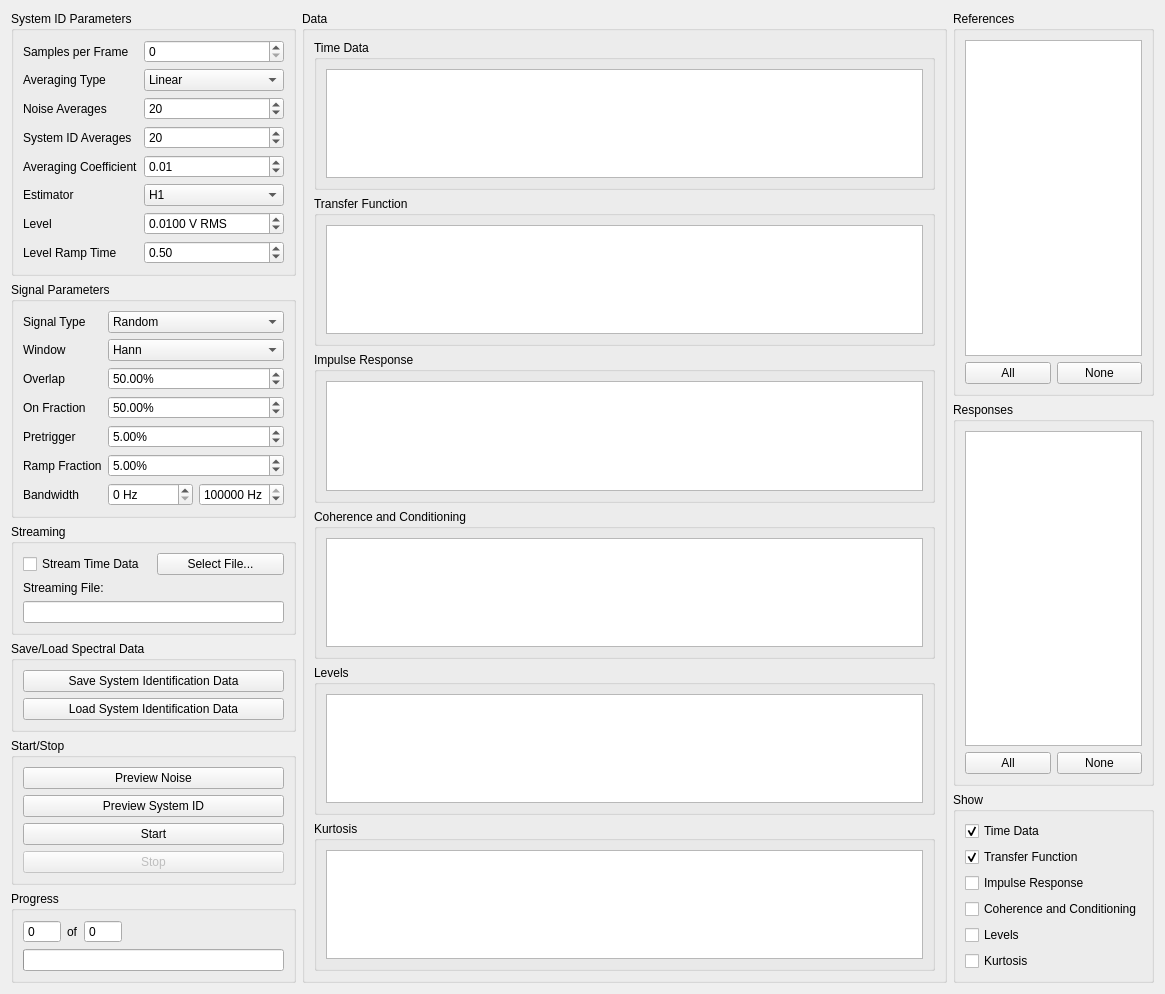
<?xml version="1.0" encoding="UTF-8"?>
<ui version="4.0">
 <class>system_identification</class>
 <widget class="QWidget" name="system_identification">
  <property name="geometry">
   <rect>
    <x>0</x>
    <y>0</y>
    <width>1165</width>
    <height>914</height>
   </rect>
  </property>
  <property name="windowTitle">
   <string>Form</string>
  </property>
  <layout class="QHBoxLayout" name="horizontalLayout_4" stretch="0,1,0">
   <item>
    <layout class="QVBoxLayout" name="parameters_and_control_layout">
     <item>
      <widget class="QGroupBox" name="parameters_groupbox">
       <property name="sizePolicy">
        <sizepolicy hsizetype="Minimum" vsizetype="Preferred">
         <horstretch>0</horstretch>
         <verstretch>0</verstretch>
        </sizepolicy>
       </property>
       <property name="title">
        <string>System ID Parameters</string>
       </property>
       <layout class="QFormLayout" name="formLayout">
        <item row="0" column="0">
         <widget class="QLabel" name="samplesPerFrameLabel">
          <property name="text">
           <string>Samples per Frame</string>
          </property>
         </widget>
        </item>
        <item row="0" column="1">
         <widget class="QSpinBox" name="samplesPerFrameSpinBox">
          <property name="toolTip">
           <string>Samples per measurement frame used in the system identification</string>
          </property>
          <property name="maximum">
           <number>999999999</number>
          </property>
         </widget>
        </item>
        <item row="1" column="0">
         <widget class="QLabel" name="averagingTypeLabel">
          <property name="text">
           <string>Averaging Type</string>
          </property>
         </widget>
        </item>
        <item row="1" column="1">
         <widget class="QComboBox" name="averagingTypeComboBox">
          <property name="sizePolicy">
           <sizepolicy hsizetype="Minimum" vsizetype="Fixed">
            <horstretch>0</horstretch>
            <verstretch>0</verstretch>
           </sizepolicy>
          </property>
          <property name="toolTip">
           <string>Type of averaging used in the system identification.  Linear averaging weights each measurement frame equally.  Exponential averaging treats more recent averages with a higher weight.</string>
          </property>
          <item>
           <property name="text">
            <string>Linear</string>
           </property>
          </item>
          <item>
           <property name="text">
            <string>Exponential</string>
           </property>
          </item>
         </widget>
        </item>
        <item row="2" column="0">
         <widget class="QLabel" name="noiseAveragesLabel">
          <property name="text">
           <string>Noise Averages</string>
          </property>
         </widget>
        </item>
        <item row="2" column="1">
         <widget class="QSpinBox" name="noiseAveragesSpinBox">
          <property name="toolTip">
           <string>Number of measurement frames to acquire to analyze the noise level of the test.</string>
          </property>
          <property name="minimum">
           <number>1</number>
          </property>
          <property name="maximum">
           <number>999</number>
          </property>
          <property name="value">
           <number>20</number>
          </property>
         </widget>
        </item>
        <item row="3" column="0">
         <widget class="QLabel" name="systemIDAveragesLabel">
          <property name="text">
           <string>System ID Averages</string>
          </property>
         </widget>
        </item>
        <item row="3" column="1">
         <widget class="QSpinBox" name="systemIDAveragesSpinBox">
          <property name="toolTip">
           <string>Number of measurement frames to acquire to identify the system and compute transfer functions.</string>
          </property>
          <property name="minimum">
           <number>1</number>
          </property>
          <property name="maximum">
           <number>999</number>
          </property>
          <property name="value">
           <number>20</number>
          </property>
         </widget>
        </item>
        <item row="4" column="0">
         <widget class="QLabel" name="averagingCoefficientLabel">
          <property name="text">
           <string>Averaging Coefficient</string>
          </property>
         </widget>
        </item>
        <item row="4" column="1">
         <widget class="QDoubleSpinBox" name="averagingCoefficientDoubleSpinBox">
          <property name="toolTip">
           <string>Averaging coefficient used to weight the most recent measurement frame if exponential averaging is used.</string>
          </property>
          <property name="maximum">
           <double>1.000000000000000</double>
          </property>
          <property name="singleStep">
           <double>0.010000000000000</double>
          </property>
          <property name="value">
           <double>0.010000000000000</double>
          </property>
         </widget>
        </item>
        <item row="5" column="0">
         <widget class="QLabel" name="estimatorLabel">
          <property name="text">
           <string>Estimator</string>
          </property>
         </widget>
        </item>
        <item row="5" column="1">
         <widget class="QComboBox" name="estimatorComboBox">
          <property name="sizePolicy">
           <sizepolicy hsizetype="Minimum" vsizetype="Fixed">
            <horstretch>0</horstretch>
            <verstretch>0</verstretch>
           </sizepolicy>
          </property>
          <property name="toolTip">
           <string>Estimator to use to compute the system identification.</string>
          </property>
          <item>
           <property name="text">
            <string>H1</string>
           </property>
          </item>
          <item>
           <property name="text">
            <string>H2</string>
           </property>
          </item>
          <item>
           <property name="text">
            <string>H3</string>
           </property>
          </item>
          <item>
           <property name="text">
            <string>Hv</string>
           </property>
          </item>
         </widget>
        </item>
        <item row="6" column="0">
         <widget class="QLabel" name="levelLabel">
          <property name="text">
           <string>Level</string>
          </property>
         </widget>
        </item>
        <item row="6" column="1">
         <widget class="QDoubleSpinBox" name="levelDoubleSpinBox">
          <property name="toolTip">
           <string>RMS voltage level to play to the shakers when computing system identification</string>
          </property>
          <property name="keyboardTracking">
           <bool>false</bool>
          </property>
          <property name="suffix">
           <string> V RMS</string>
          </property>
          <property name="decimals">
           <number>4</number>
          </property>
          <property name="minimum">
           <double>0.000100000000000</double>
          </property>
          <property name="maximum">
           <double>10.000000000000000</double>
          </property>
          <property name="singleStep">
           <double>0.010000000000000</double>
          </property>
          <property name="value">
           <double>0.010000000000000</double>
          </property>
         </widget>
        </item>
        <item row="7" column="1">
         <widget class="QDoubleSpinBox" name="levelRampTimeDoubleSpinBox">
          <property name="toolTip">
           <string>Time to ramp the system identification voltage to the test level.</string>
          </property>
          <property name="minimum">
           <double>0.250000000000000</double>
          </property>
          <property name="value">
           <double>0.500000000000000</double>
          </property>
         </widget>
        </item>
        <item row="7" column="0">
         <widget class="QLabel" name="levelRampTimeLabel">
          <property name="text">
           <string>Level Ramp Time</string>
          </property>
         </widget>
        </item>
       </layout>
      </widget>
     </item>
     <item>
      <widget class="QGroupBox" name="groupBox">
       <property name="sizePolicy">
        <sizepolicy hsizetype="Minimum" vsizetype="Preferred">
         <horstretch>0</horstretch>
         <verstretch>0</verstretch>
        </sizepolicy>
       </property>
       <property name="title">
        <string>Signal Parameters</string>
       </property>
       <layout class="QFormLayout" name="formLayout_2">
        <item row="0" column="0">
         <widget class="QLabel" name="signalTypeLabel">
          <property name="sizePolicy">
           <sizepolicy hsizetype="Minimum" vsizetype="Preferred">
            <horstretch>0</horstretch>
            <verstretch>0</verstretch>
           </sizepolicy>
          </property>
          <property name="text">
           <string>Signal Type</string>
          </property>
         </widget>
        </item>
        <item row="0" column="1">
         <widget class="QComboBox" name="signalTypeComboBox">
          <property name="sizePolicy">
           <sizepolicy hsizetype="Minimum" vsizetype="Fixed">
            <horstretch>0</horstretch>
            <verstretch>0</verstretch>
           </sizepolicy>
          </property>
          <property name="toolTip">
           <string>Excitation used for system identification.  Random and Burst random excitation are suitable for MIMO control problems.  Chrip and Pseudorandom should only be used for single-shaker excitation.</string>
          </property>
          <item>
           <property name="text">
            <string>Random</string>
           </property>
          </item>
          <item>
           <property name="text">
            <string>Pseudorandom</string>
           </property>
          </item>
          <item>
           <property name="text">
            <string>Burst Random</string>
           </property>
          </item>
          <item>
           <property name="text">
            <string>Chirp</string>
           </property>
          </item>
         </widget>
        </item>
        <item row="1" column="0">
         <widget class="QLabel" name="windowLabel">
          <property name="sizePolicy">
           <sizepolicy hsizetype="Minimum" vsizetype="Preferred">
            <horstretch>0</horstretch>
            <verstretch>0</verstretch>
           </sizepolicy>
          </property>
          <property name="text">
           <string>Window</string>
          </property>
         </widget>
        </item>
        <item row="1" column="1">
         <widget class="QComboBox" name="windowComboBox">
          <property name="sizePolicy">
           <sizepolicy hsizetype="Minimum" vsizetype="Fixed">
            <horstretch>0</horstretch>
            <verstretch>0</verstretch>
           </sizepolicy>
          </property>
          <property name="toolTip">
           <string>Window to apply to the data when computing transfer functions</string>
          </property>
          <item>
           <property name="text">
            <string>Hann</string>
           </property>
          </item>
          <item>
           <property name="text">
            <string>Rectangle</string>
           </property>
          </item>
         </widget>
        </item>
        <item row="2" column="0">
         <widget class="QLabel" name="overlapLabel">
          <property name="sizePolicy">
           <sizepolicy hsizetype="Minimum" vsizetype="Preferred">
            <horstretch>0</horstretch>
            <verstretch>0</verstretch>
           </sizepolicy>
          </property>
          <property name="text">
           <string>Overlap</string>
          </property>
         </widget>
        </item>
        <item row="2" column="1">
         <widget class="QDoubleSpinBox" name="overlapDoubleSpinBox">
          <property name="toolTip">
           <string>Overlap to use between measurement frames when computing transfer functions.</string>
          </property>
          <property name="suffix">
           <string>%</string>
          </property>
          <property name="value">
           <double>50.000000000000000</double>
          </property>
         </widget>
        </item>
        <item row="3" column="0">
         <widget class="QLabel" name="onFractionLabel">
          <property name="text">
           <string>On Fraction</string>
          </property>
         </widget>
        </item>
        <item row="3" column="1">
         <widget class="QDoubleSpinBox" name="onFractionDoubleSpinBox">
          <property name="toolTip">
           <string>Fraction of the measurement frame that the burst random excitation is active for.</string>
          </property>
          <property name="suffix">
           <string>%</string>
          </property>
          <property name="value">
           <double>50.000000000000000</double>
          </property>
         </widget>
        </item>
        <item row="4" column="0">
         <widget class="QLabel" name="pretriggerLabel">
          <property name="text">
           <string>Pretrigger</string>
          </property>
         </widget>
        </item>
        <item row="4" column="1">
         <widget class="QDoubleSpinBox" name="pretriggerDoubleSpinBox">
          <property name="toolTip">
           <string>Percentage of the measurement frame that is before the burst random excitation.</string>
          </property>
          <property name="suffix">
           <string>%</string>
          </property>
          <property name="value">
           <double>5.000000000000000</double>
          </property>
         </widget>
        </item>
        <item row="5" column="0">
         <widget class="QLabel" name="rampFractionLabel">
          <property name="text">
           <string>Ramp Fraction</string>
          </property>
         </widget>
        </item>
        <item row="5" column="1">
         <widget class="QDoubleSpinBox" name="rampFractionDoubleSpinBox">
          <property name="toolTip">
           <string>Percentage of the burst that is used to ramp from zero to the test level.</string>
          </property>
          <property name="suffix">
           <string>%</string>
          </property>
          <property name="maximum">
           <double>50.000000000000000</double>
          </property>
          <property name="value">
           <double>5.000000000000000</double>
          </property>
         </widget>
        </item>
        <item row="6" column="0">
         <widget class="QLabel" name="bandwidthLabel">
          <property name="text">
           <string>Bandwidth</string>
          </property>
         </widget>
        </item>
        <item row="6" column="1">
         <layout class="QHBoxLayout" name="horizontalLayout">
          <item>
           <widget class="QSpinBox" name="lowFreqCutoffSpinBox">
            <property name="suffix">
             <string> Hz</string>
            </property>
            <property name="maximum">
             <number>100000</number>
            </property>
           </widget>
          </item>
          <item>
           <widget class="QSpinBox" name="highFreqCutoffSpinBox">
            <property name="suffix">
             <string> Hz</string>
            </property>
            <property name="maximum">
             <number>100000</number>
            </property>
            <property name="value">
             <number>100000</number>
            </property>
           </widget>
          </item>
         </layout>
        </item>
       </layout>
      </widget>
     </item>
     <item>
      <widget class="QGroupBox" name="streaming_groupbox">
       <property name="sizePolicy">
        <sizepolicy hsizetype="Minimum" vsizetype="Preferred">
         <horstretch>0</horstretch>
         <verstretch>0</verstretch>
        </sizepolicy>
       </property>
       <property name="title">
        <string>Streaming</string>
       </property>
       <layout class="QVBoxLayout" name="verticalLayout_5">
        <item>
         <layout class="QHBoxLayout" name="streaming_layout">
          <item>
           <widget class="QCheckBox" name="stream_transfer_function_data_checkbox">
            <property name="toolTip">
             <string>If checked, time data from system identification will be streamed to disk.</string>
            </property>
            <property name="text">
             <string>Stream Time Data</string>
            </property>
           </widget>
          </item>
          <item>
           <widget class="QPushButton" name="select_transfer_function_stream_file_button">
            <property name="toolTip">
             <string>Selects the file to which time data will be streamed.</string>
            </property>
            <property name="text">
             <string>Select File...</string>
            </property>
           </widget>
          </item>
         </layout>
        </item>
        <item>
         <widget class="QLabel" name="transfer_function_stream_file_label">
          <property name="text">
           <string>Streaming File:</string>
          </property>
         </widget>
        </item>
        <item>
         <widget class="QLineEdit" name="transfer_function_stream_file_display">
          <property name="sizePolicy">
           <sizepolicy hsizetype="Minimum" vsizetype="Fixed">
            <horstretch>0</horstretch>
            <verstretch>0</verstretch>
           </sizepolicy>
          </property>
          <property name="toolTip">
           <string>File to which system identification data will be streamed.</string>
          </property>
          <property name="readOnly">
           <bool>true</bool>
          </property>
         </widget>
        </item>
       </layout>
      </widget>
     </item>
     <item>
      <widget class="QGroupBox" name="save_load_spectral_data_groupbox">
       <property name="title">
        <string>Save/Load Spectral Data</string>
       </property>
       <layout class="QVBoxLayout" name="verticalLayout_4">
        <item>
         <widget class="QPushButton" name="save_system_id_matrices_button">
          <property name="toolTip">
           <string>Save system identification spectral data to a file on the disk.</string>
          </property>
          <property name="text">
           <string>Save System Identification Data</string>
          </property>
         </widget>
        </item>
        <item>
         <widget class="QPushButton" name="load_system_id_matrices_button">
          <property name="text">
           <string>Load System Identification Data</string>
          </property>
         </widget>
        </item>
       </layout>
      </widget>
     </item>
     <item>
      <widget class="QGroupBox" name="start_stop_groupbox">
       <property name="sizePolicy">
        <sizepolicy hsizetype="Minimum" vsizetype="Preferred">
         <horstretch>0</horstretch>
         <verstretch>0</verstretch>
        </sizepolicy>
       </property>
       <property name="title">
        <string>Start/Stop</string>
       </property>
       <layout class="QGridLayout" name="gridLayout">
        <item row="0" column="0">
         <widget class="QPushButton" name="preview_noise_button">
          <property name="toolTip">
           <string>Starts the noise identification of the system identification process.  No excitation will be applied to the shakers.</string>
          </property>
          <property name="text">
           <string>Preview Noise</string>
          </property>
         </widget>
        </item>
        <item row="1" column="0">
         <widget class="QPushButton" name="preview_system_id_button">
          <property name="toolTip">
           <string>Previews system identification, where excitation is played to the shakers.</string>
          </property>
          <property name="text">
           <string>Preview System ID</string>
          </property>
         </widget>
        </item>
        <item row="3" column="0">
         <widget class="QPushButton" name="stop_button">
          <property name="enabled">
           <bool>false</bool>
          </property>
          <property name="toolTip">
           <string>Stops the system identification process.</string>
          </property>
          <property name="text">
           <string>Stop</string>
          </property>
         </widget>
        </item>
        <item row="2" column="0">
         <widget class="QPushButton" name="start_button">
          <property name="toolTip">
           <string>Starts the full system identification process, including noise characterization and transfer function computation.</string>
          </property>
          <property name="text">
           <string>Start</string>
          </property>
         </widget>
        </item>
       </layout>
      </widget>
     </item>
     <item>
      <widget class="QGroupBox" name="progress_groupbox">
       <property name="title">
        <string>Progress</string>
       </property>
       <layout class="QVBoxLayout" name="verticalLayout_3">
        <item>
         <layout class="QHBoxLayout" name="frame_number_layout">
          <item>
           <widget class="QSpinBox" name="current_frames_spinbox">
            <property name="toolTip">
             <string>Current number of system identification averages that have been acquired.</string>
            </property>
            <property name="readOnly">
             <bool>true</bool>
            </property>
            <property name="buttonSymbols">
             <enum>QAbstractSpinBox::NoButtons</enum>
            </property>
            <property name="maximum">
             <number>1000</number>
            </property>
           </widget>
          </item>
          <item>
           <widget class="QLabel" name="of_label">
            <property name="sizePolicy">
             <sizepolicy hsizetype="Minimum" vsizetype="Preferred">
              <horstretch>0</horstretch>
              <verstretch>0</verstretch>
             </sizepolicy>
            </property>
            <property name="text">
             <string>of</string>
            </property>
           </widget>
          </item>
          <item>
           <widget class="QSpinBox" name="total_frames_spinbox">
            <property name="toolTip">
             <string>Total number of system identification averages that will be acquired.</string>
            </property>
            <property name="readOnly">
             <bool>true</bool>
            </property>
            <property name="buttonSymbols">
             <enum>QAbstractSpinBox::NoButtons</enum>
            </property>
            <property name="maximum">
             <number>1000</number>
            </property>
           </widget>
          </item>
          <item>
           <spacer name="horizontalSpacer">
            <property name="orientation">
             <enum>Qt::Horizontal</enum>
            </property>
            <property name="sizeType">
             <enum>QSizePolicy::Expanding</enum>
            </property>
            <property name="sizeHint" stdset="0">
             <size>
              <width>120</width>
              <height>20</height>
             </size>
            </property>
           </spacer>
          </item>
         </layout>
        </item>
        <item>
         <widget class="QProgressBar" name="progressBar">
          <property name="sizePolicy">
           <sizepolicy hsizetype="Minimum" vsizetype="Fixed">
            <horstretch>0</horstretch>
            <verstretch>0</verstretch>
           </sizepolicy>
          </property>
          <property name="toolTip">
           <string>System identification progress display.</string>
          </property>
          <property name="value">
           <number>0</number>
          </property>
          <property name="textVisible">
           <bool>false</bool>
          </property>
         </widget>
        </item>
       </layout>
      </widget>
     </item>
     <item>
      <spacer name="parameters_and_control_spacer">
       <property name="orientation">
        <enum>Qt::Vertical</enum>
       </property>
       <property name="sizeHint" stdset="0">
        <size>
         <width>20</width>
         <height>40</height>
        </size>
       </property>
      </spacer>
     </item>
    </layout>
   </item>
   <item>
    <layout class="QVBoxLayout" name="data_layout">
     <item>
      <widget class="QGroupBox" name="data_groupbox">
       <property name="sizePolicy">
        <sizepolicy hsizetype="Expanding" vsizetype="Preferred">
         <horstretch>0</horstretch>
         <verstretch>0</verstretch>
        </sizepolicy>
       </property>
       <property name="title">
        <string>Data</string>
       </property>
       <layout class="QVBoxLayout" name="verticalLayout_8" stretch="0,0,0,0,0,0">
        <item>
         <widget class="QGroupBox" name="time_data_groupbox">
          <property name="title">
           <string>Time Data</string>
          </property>
          <layout class="QHBoxLayout" name="horizontalLayout_5">
           <item>
            <widget class="GraphicsLayoutWidget" name="time_data_graphicslayout"/>
           </item>
          </layout>
         </widget>
        </item>
        <item>
         <widget class="QGroupBox" name="transfer_function_groupbox">
          <property name="title">
           <string>Transfer Function</string>
          </property>
          <layout class="QVBoxLayout" name="verticalLayout_10">
           <item>
            <widget class="GraphicsLayoutWidget" name="transfer_function_graphics_layout"/>
           </item>
          </layout>
         </widget>
        </item>
        <item>
         <widget class="QGroupBox" name="impulse_groupbox">
          <property name="title">
           <string>Impulse Response</string>
          </property>
          <layout class="QHBoxLayout" name="horizontalLayout_8">
           <item>
            <widget class="GraphicsLayoutWidget" name="impulse_graphicslayout"/>
           </item>
          </layout>
         </widget>
        </item>
        <item>
         <widget class="QGroupBox" name="coherence_groupbox">
          <property name="title">
           <string>Coherence and Conditioning</string>
          </property>
          <layout class="QVBoxLayout" name="verticalLayout_11">
           <item>
            <widget class="GraphicsLayoutWidget" name="coherence_graphicslayout"/>
           </item>
          </layout>
         </widget>
        </item>
        <item>
         <widget class="QGroupBox" name="levels_groupbox">
          <property name="title">
           <string>Levels</string>
          </property>
          <layout class="QHBoxLayout" name="horizontalLayout_7">
           <item>
            <widget class="GraphicsLayoutWidget" name="levels_graphicslayout"/>
           </item>
          </layout>
         </widget>
        </item>
        <item>
         <widget class="QGroupBox" name="kurtosis_groupbox">
          <property name="title">
           <string>Kurtosis</string>
          </property>
          <layout class="QHBoxLayout" name="horizontalLayout">
           <item>
            <widget class="GraphicsLayoutWidget" name="kurtosis_graphicslayout"/>
           </item>
          </layout>
         </widget>
        </item>
       </layout>
      </widget>
     </item>
    </layout>
   </item>
   <item>
    <layout class="QVBoxLayout" name="data_selection_layout">
     <item>
      <widget class="QGroupBox" name="references_groupbox">
       <property name="title">
        <string>References</string>
       </property>
       <layout class="QVBoxLayout" name="verticalLayout">
        <item>
         <widget class="QListWidget" name="reference_selector">
          <property name="sizePolicy">
           <sizepolicy hsizetype="Minimum" vsizetype="Expanding">
            <horstretch>0</horstretch>
            <verstretch>0</verstretch>
           </sizepolicy>
          </property>
          <property name="toolTip">
           <string>Select the references to visualize</string>
          </property>
          <property name="sizeAdjustPolicy">
           <enum>QAbstractScrollArea::AdjustToContents</enum>
          </property>
          <property name="selectionMode">
           <enum>QAbstractItemView::ExtendedSelection</enum>
          </property>
         </widget>
        </item>
        <item>
         <layout class="QHBoxLayout" name="references_button_layout">
          <item>
           <widget class="QPushButton" name="references_all_button">
            <property name="toolTip">
             <string>Select all references</string>
            </property>
            <property name="text">
             <string>All</string>
            </property>
           </widget>
          </item>
          <item>
           <widget class="QPushButton" name="references_none_button">
            <property name="toolTip">
             <string>Deselect all references</string>
            </property>
            <property name="text">
             <string>None</string>
            </property>
           </widget>
          </item>
         </layout>
        </item>
       </layout>
      </widget>
     </item>
     <item>
      <widget class="QGroupBox" name="responses_groupbox">
       <property name="title">
        <string>Responses</string>
       </property>
       <layout class="QVBoxLayout" name="verticalLayout_2">
        <item>
         <widget class="QListWidget" name="response_selector">
          <property name="sizePolicy">
           <sizepolicy hsizetype="Minimum" vsizetype="Expanding">
            <horstretch>0</horstretch>
            <verstretch>0</verstretch>
           </sizepolicy>
          </property>
          <property name="toolTip">
           <string>Select responses to visualize</string>
          </property>
          <property name="sizeAdjustPolicy">
           <enum>QAbstractScrollArea::AdjustToContents</enum>
          </property>
          <property name="selectionMode">
           <enum>QAbstractItemView::ExtendedSelection</enum>
          </property>
         </widget>
        </item>
        <item>
         <layout class="QHBoxLayout" name="responses_button_layout">
          <item>
           <widget class="QPushButton" name="responses_all_button">
            <property name="toolTip">
             <string>Visualize all responses</string>
            </property>
            <property name="text">
             <string>All</string>
            </property>
           </widget>
          </item>
          <item>
           <widget class="QPushButton" name="responses_none_button">
            <property name="toolTip">
             <string>Visualize no responses</string>
            </property>
            <property name="text">
             <string>None</string>
            </property>
           </widget>
          </item>
         </layout>
        </item>
       </layout>
      </widget>
     </item>
     <item>
      <widget class="QGroupBox" name="show_groupbox">
       <property name="title">
        <string>Show</string>
       </property>
       <layout class="QVBoxLayout" name="verticalLayout_6">
        <item>
         <widget class="QCheckBox" name="time_data_checkbox">
          <property name="toolTip">
           <string>Check to show time data during the system identification</string>
          </property>
          <property name="text">
           <string>Time Data</string>
          </property>
          <property name="checked">
           <bool>true</bool>
          </property>
         </widget>
        </item>
        <item>
         <widget class="QCheckBox" name="transfer_function_checkbox">
          <property name="toolTip">
           <string>Check to show transfer functions in the system identification</string>
          </property>
          <property name="text">
           <string>Transfer Function</string>
          </property>
          <property name="checked">
           <bool>true</bool>
          </property>
         </widget>
        </item>
        <item>
         <widget class="QCheckBox" name="impulse_checkbox">
          <property name="toolTip">
           <string>Check to show the impulse response function, which is the IFFT of the transfer function.</string>
          </property>
          <property name="text">
           <string>Impulse Response</string>
          </property>
         </widget>
        </item>
        <item>
         <widget class="QCheckBox" name="coherence_checkbox">
          <property name="toolTip">
           <string>Check to show multiple coherence and condition number of the transfer function matrix</string>
          </property>
          <property name="text">
           <string>Coherence and Conditioning</string>
          </property>
         </widget>
        </item>
        <item>
         <widget class="QCheckBox" name="levels_checkbox">
          <property name="toolTip">
           <string>Check to show levels for system identification and noise characterization</string>
          </property>
          <property name="text">
           <string>Levels</string>
          </property>
         </widget>
        </item>
        <item>
         <widget class="QCheckBox" name="kurtosis_checkbox">
          <property name="text">
           <string>Kurtosis</string>
          </property>
         </widget>
        </item>
       </layout>
      </widget>
     </item>
    </layout>
   </item>
  </layout>
 </widget>
 <customwidgets>
  <customwidget>
   <class>GraphicsLayoutWidget</class>
   <extends>QGraphicsView</extends>
   <header location="global">pyqtgraph</header>
  </customwidget>
 </customwidgets>
 <resources/>
 <connections/>
</ui>
